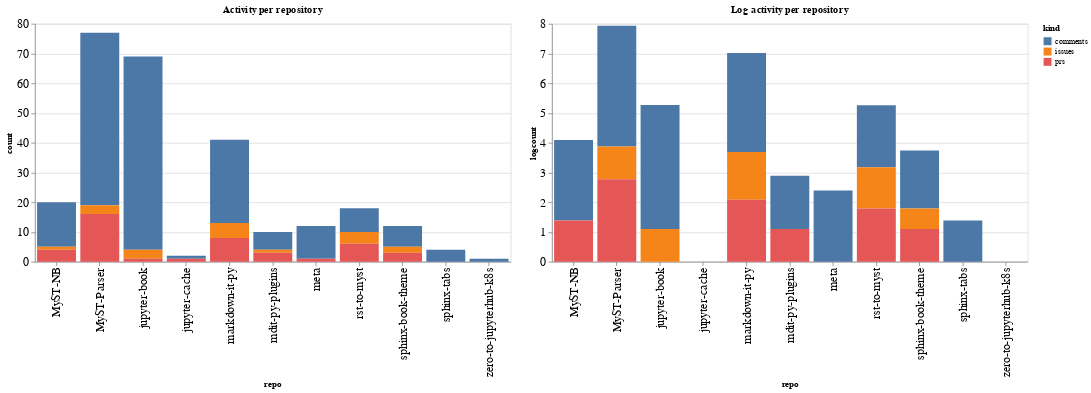

Write notebook code for a chart like this one.
### Code cell
ch1 = alt.Chart(repo_summaries, width=600, title="Activity per repository").mark_bar().encode(
    x='repo',
    y='count',
    color='kind',
    tooltip="kind"
)

ch2 = alt.Chart(repo_summaries, width=600, title="Log activity per repository").mark_bar().encode(
    x='repo',
    y='logcount',
    color='kind',
    tooltip="kind"
)

ch1 | ch2

### Figure 1 — Vega-Lite specification as saved in the notebook (floating-point values rounded to 4 significant figures)
{"config": {"axisLeft": {"labelFontSize": 15}, "axisBottom": {"labelFontSize": 15}}, "hconcat": [{"mark": "bar", "encoding": {"color": {"type": "nominal", "field": "kind"}, "tooltip": {"type": "nominal", "field": "kind"}, "x": {"type": "nominal", "field": "repo"}, "y": {"type": "quantitative", "field": "count"}}, "title": "Activity per repository", "width": 600}, {"mark": "bar", "encoding": {"color": {"type": "nominal", "field": "kind"}, "tooltip": {"type": "nominal", "field": "kind"}, "x": {"type": "nominal", "field": "repo"}, "y": {"type": "quantitative", "field": "logcount"}}, "title": "Log activity per repository", "width": 600}], "data": {"name": "data-6f199e47cd0bbf2809ae673c3da35fd0"}, "$schema": "https://vega.github.io/schema/vega-lite/v4.8.1.json", "datasets": {"data-6f199e47cd0bbf2809ae673c3da35fd0": [{"repo": "MyST-NB", "kind": "comments", "count": 15, "logcount": 2.708}, {"repo": "MyST-NB", "kind": "issues", "count": 1, "logcount": 0.0}, {"repo": "MyST-NB", "kind": "prs", "count": 4, "logcount": 1.386}, {"repo": "MyST-Parser", "kind": "comments", "count": 58, "logcount": 4.06}, {"repo": "MyST-Parser", "kind": "issues", "count": 3, "logcount": 1.099}, {"repo": "MyST-Parser", "kind": "prs", "count": 16, "logcount": 2.773}, {"repo": "jupyter-book", "kind": "comments", "count": 65, "logcount": 4.174}, {"repo": "jupyter-book", "kind": "issues", "count": 3, "logcount": 1.099}, {"repo": "jupyter-book", "kind": "prs", "count": 1, "logcount": 0.0}, {"repo": "jupyter-cache", "kind": "comments", "count": 1, "logcount": 0.0}, {"repo": "jupyter-cache", "kind": "prs", "count": 1, "logcount": 0.0}, {"repo": "markdown-it-py", "kind": "comments", "count": 28, "logcount": 3.332}, {"repo": "markdown-it-py", "kind": "issues", "count": 5, "logcount": 1.609}, {"repo": "markdown-it-py", "kind": "prs", "count": 8, "logcount": 2.079}, {"repo": "mdit-py-plugins", "kind": "comments", "count": 6, "logcount": 1.792}, {"repo": "mdit-py-plugins", "kind": "issues", "count": 1, "logcount": 0.0}, {"repo": "mdit-py-plugins", "kind": "prs", "count": 3, "logcount": 1.099}, {"repo": "meta", "kind": "comments", "count": 11, "logcount": 2.398}, {"repo": "meta", "kind": "prs", "count": 1, "logcount": 0.0}, {"repo": "rst-to-myst", "kind": "comments", "count": 8, "logcount": 2.079}, {"repo": "rst-to-myst", "kind": "issues", "count": 4, "logcount": 1.386}, {"repo": "rst-to-myst", "kind": "prs", "count": 6, "logcount": 1.792}, {"repo": "sphinx-book-theme", "kind": "comments", "count": 7, "logcount": 1.946}, {"repo": "sphinx-book-theme", "kind": "issues", "count": 2, "logcount": 0.6931}, {"repo": "sphinx-book-theme", "kind": "prs", "count": 3, "logcount": 1.099}, {"repo": "sphinx-tabs", "kind": "comments", "count": 4, "logcount": 1.386}, {"repo": "zero-to-jupyterhub-k8s", "kind": "comments", "count": 1, "logcount": 0.0}]}}
